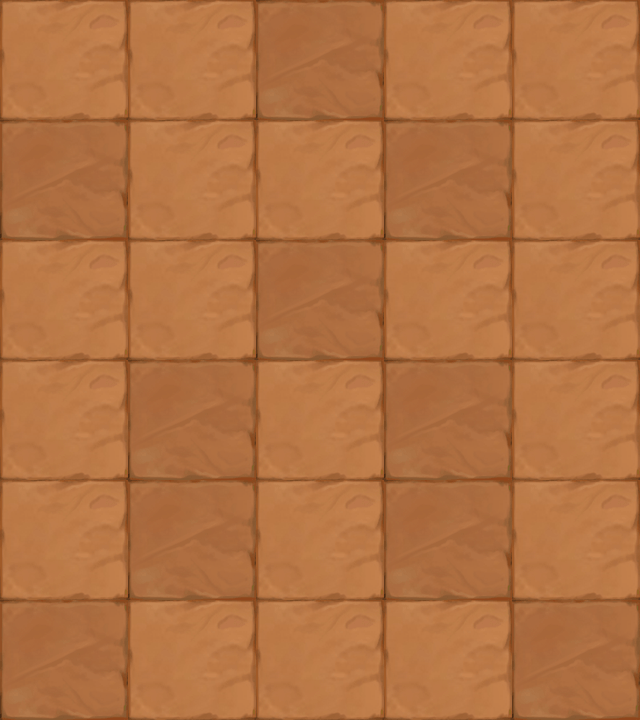

Rendered tile map (Tiled .tmx) drawn with the repository's tilesets; below, a short description and the map source with its tile grids summarised:
An orthogonal 5x6 tile map with 128x120 px tiles, 1 tile layer (块层 1).

<map version="1.0" orientation="orthogonal" width="5" height="6" tilewidth="128" tileheight="120">
 <tileset firstgid="1" name="map023" tilewidth="128" tileheight="120">
  <image source="map023.png" width="256" height="120" />
 </tileset>
 <layer name="块层 1" width="5" height="6">
  <data>[30 cells, 30 non-empty, 2 distinct tile ids]</data>
 </layer>
</map>
